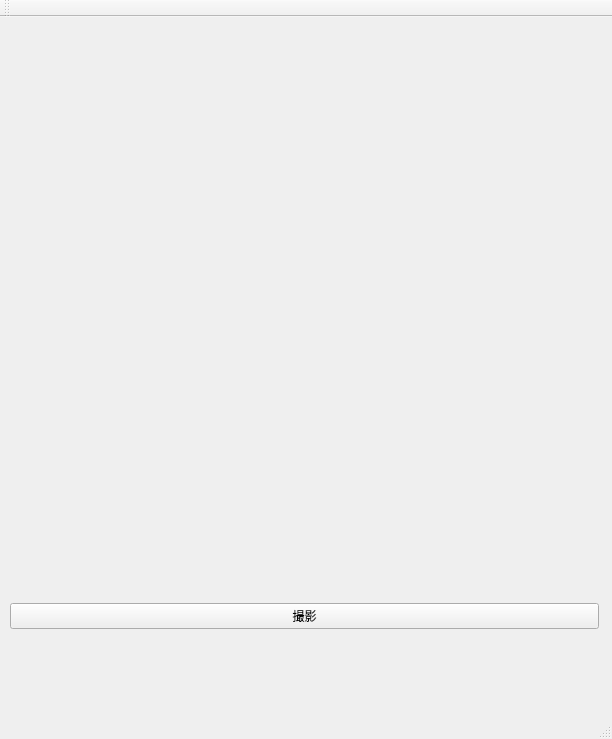
<?xml version="1.0" encoding="UTF-8"?>
<ui version="4.0">
 <class>MainWindow</class>
 <widget class="QMainWindow" name="MainWindow">
  <property name="geometry">
   <rect>
    <x>0</x>
    <y>0</y>
    <width>612</width>
    <height>739</height>
   </rect>
  </property>
  <property name="windowTitle">
   <string>MainWindow</string>
  </property>
  <widget class="QWidget" name="centralWidget">
   <widget class="QLabel" name="liveViewFrame">
    <property name="geometry">
     <rect>
      <x>0</x>
      <y>0</y>
      <width>600</width>
      <height>480</height>
     </rect>
    </property>
    <property name="palette">
     <palette>
      <active>
       <colorrole role="Base">
        <brush brushstyle="SolidPattern">
         <color alpha="255">
          <red>0</red>
          <green>0</green>
          <blue>0</blue>
         </color>
        </brush>
       </colorrole>
      </active>
      <inactive>
       <colorrole role="Base">
        <brush brushstyle="SolidPattern">
         <color alpha="255">
          <red>0</red>
          <green>0</green>
          <blue>0</blue>
         </color>
        </brush>
       </colorrole>
      </inactive>
      <disabled>
       <colorrole role="Base">
        <brush brushstyle="SolidPattern">
         <color alpha="255">
          <red>236</red>
          <green>236</green>
          <blue>236</blue>
         </color>
        </brush>
       </colorrole>
      </disabled>
     </palette>
    </property>
    <property name="text">
     <string/>
    </property>
   </widget>
   <widget class="QWidget" name="horizontalLayoutWidget">
    <property name="geometry">
     <rect>
      <x>-1</x>
      <y>519</y>
      <width>611</width>
      <height>161</height>
     </rect>
    </property>
    <layout class="QHBoxLayout" name="horizontalLayout">
     <item>
      <widget class="QPushButton" name="shutterButton">
       <property name="text">
        <string>撮影</string>
       </property>
      </widget>
     </item>
    </layout>
   </widget>
  </widget>
  <widget class="QMenuBar" name="menuBar">
   <property name="geometry">
    <rect>
     <x>0</x>
     <y>0</y>
     <width>612</width>
     <height>22</height>
    </rect>
   </property>
  </widget>
  <widget class="QToolBar" name="mainToolBar">
   <attribute name="toolBarArea">
    <enum>TopToolBarArea</enum>
   </attribute>
   <attribute name="toolBarBreak">
    <bool>false</bool>
   </attribute>
  </widget>
  <widget class="QStatusBar" name="statusBar"/>
 </widget>
 <layoutdefault spacing="6" margin="11"/>
 <resources/>
 <connections/>
</ui>
